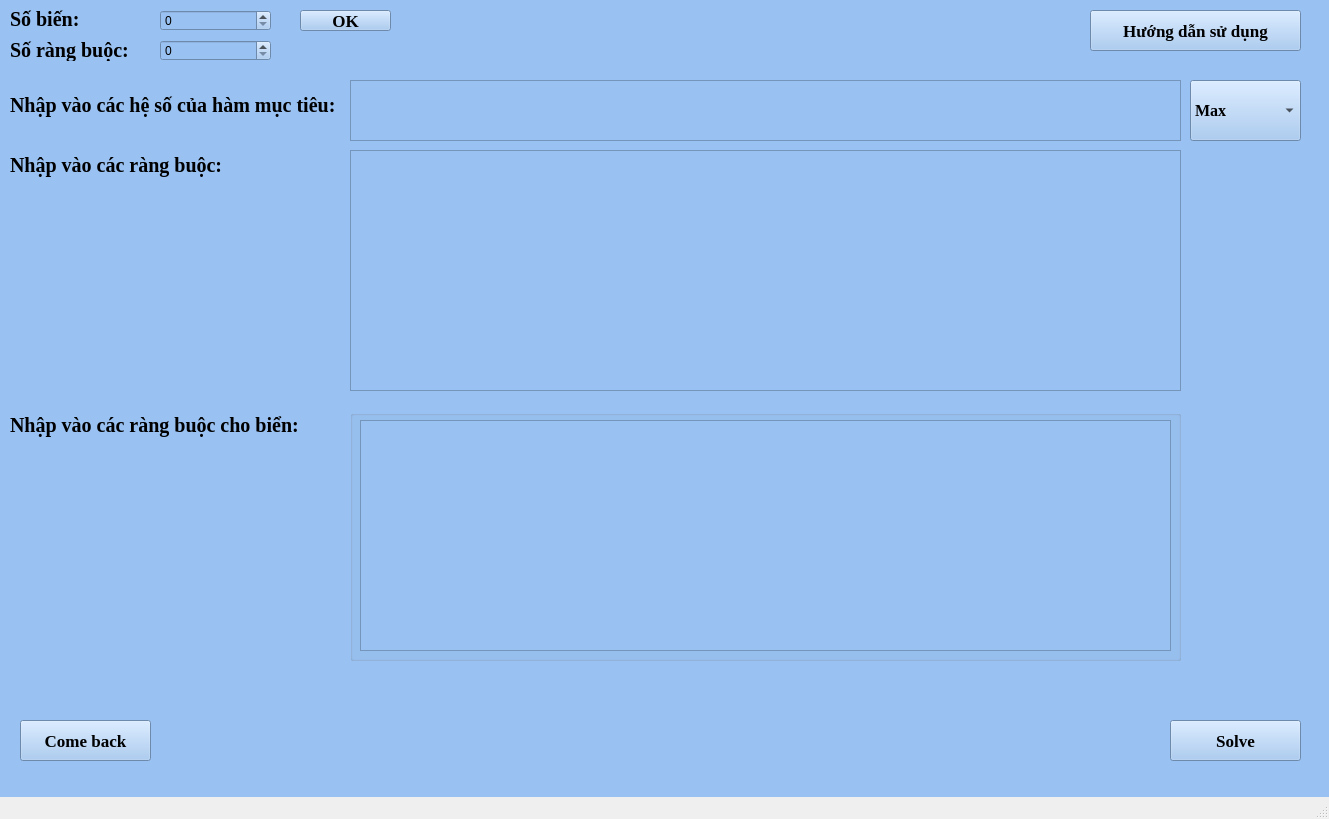
<?xml version="1.0" encoding="UTF-8"?>
<ui version="4.0">
 <class>Dashboard</class>
 <widget class="QMainWindow" name="Dashboard">
  <property name="geometry">
   <rect>
    <x>0</x>
    <y>0</y>
    <width>1329</width>
    <height>819</height>
   </rect>
  </property>
  <property name="windowTitle">
   <string>MainWindow</string>
  </property>
  <widget class="QWidget" name="centralwidget">
   <property name="styleSheet">
    <string notr="true">background-color: rgb(153, 193, 241)</string>
   </property>
   <widget class="QLabel" name="label">
    <property name="geometry">
     <rect>
      <x>10</x>
      <y>10</y>
      <width>81</width>
      <height>18</height>
     </rect>
    </property>
    <property name="font">
     <font>
      <family>Tinos</family>
      <pointsize>15</pointsize>
      <bold>true</bold>
     </font>
    </property>
    <property name="styleSheet">
     <string notr="true">color: black</string>
    </property>
    <property name="text">
     <string>Số biến: </string>
    </property>
   </widget>
   <widget class="QLabel" name="label_2">
    <property name="geometry">
     <rect>
      <x>10</x>
      <y>40</y>
      <width>121</width>
      <height>21</height>
     </rect>
    </property>
    <property name="font">
     <font>
      <family>Tinos</family>
      <pointsize>15</pointsize>
      <bold>true</bold>
     </font>
    </property>
    <property name="styleSheet">
     <string notr="true">color: black</string>
    </property>
    <property name="text">
     <string>Số ràng buộc: </string>
    </property>
   </widget>
   <widget class="QSpinBox" name="spinBox">
    <property name="geometry">
     <rect>
      <x>160</x>
      <y>10</y>
      <width>111</width>
      <height>21</height>
     </rect>
    </property>
    <property name="styleSheet">
     <string notr="true">color: black</string>
    </property>
   </widget>
   <widget class="QSpinBox" name="spinBox_2">
    <property name="geometry">
     <rect>
      <x>160</x>
      <y>40</y>
      <width>111</width>
      <height>21</height>
     </rect>
    </property>
    <property name="styleSheet">
     <string notr="true">color: black</string>
    </property>
   </widget>
   <widget class="QLabel" name="label_3">
    <property name="geometry">
     <rect>
      <x>10</x>
      <y>80</y>
      <width>431</width>
      <height>51</height>
     </rect>
    </property>
    <property name="font">
     <font>
      <family>Tinos</family>
      <pointsize>15</pointsize>
      <bold>true</bold>
     </font>
    </property>
    <property name="styleSheet">
     <string notr="true">color: black</string>
    </property>
    <property name="text">
     <string>Nhập vào các hệ số của hàm mục tiêu: </string>
    </property>
   </widget>
   <widget class="QTableWidget" name="table_functionTarget">
    <property name="geometry">
     <rect>
      <x>350</x>
      <y>80</y>
      <width>831</width>
      <height>61</height>
     </rect>
    </property>
    <property name="styleSheet">
     <string notr="true">color:black</string>
    </property>
   </widget>
   <widget class="QTableWidget" name="matrix">
    <property name="geometry">
     <rect>
      <x>350</x>
      <y>150</y>
      <width>831</width>
      <height>241</height>
     </rect>
    </property>
    <property name="styleSheet">
     <string notr="true">color: black</string>
    </property>
   </widget>
   <widget class="QLabel" name="label_4">
    <property name="geometry">
     <rect>
      <x>10</x>
      <y>140</y>
      <width>271</width>
      <height>51</height>
     </rect>
    </property>
    <property name="font">
     <font>
      <family>Tinos</family>
      <pointsize>15</pointsize>
      <bold>true</bold>
     </font>
    </property>
    <property name="styleSheet">
     <string notr="true">color: black</string>
    </property>
    <property name="text">
     <string>Nhập vào các ràng buộc: </string>
    </property>
   </widget>
   <widget class="QLabel" name="label_5">
    <property name="geometry">
     <rect>
      <x>10</x>
      <y>400</y>
      <width>311</width>
      <height>51</height>
     </rect>
    </property>
    <property name="font">
     <font>
      <family>Tinos</family>
      <pointsize>15</pointsize>
      <bold>true</bold>
     </font>
    </property>
    <property name="styleSheet">
     <string notr="true">color: black</string>
    </property>
    <property name="text">
     <string>Nhập vào các ràng buộc cho biển: </string>
    </property>
   </widget>
   <widget class="QPushButton" name="pushButton">
    <property name="geometry">
     <rect>
      <x>1090</x>
      <y>10</y>
      <width>211</width>
      <height>41</height>
     </rect>
    </property>
    <property name="font">
     <font>
      <family>Tinos</family>
      <pointsize>13</pointsize>
      <bold>true</bold>
     </font>
    </property>
    <property name="styleSheet">
     <string notr="true">color: black</string>
    </property>
    <property name="text">
     <string>Hướng dẫn sử dụng</string>
    </property>
    <property name="icon">
     <iconset theme="dialog-question">
      <normaloff>.</normaloff>.</iconset>
    </property>
   </widget>
   <widget class="QPushButton" name="pushButton_2">
    <property name="geometry">
     <rect>
      <x>300</x>
      <y>10</y>
      <width>91</width>
      <height>21</height>
     </rect>
    </property>
    <property name="font">
     <font>
      <family>Tinos</family>
      <pointsize>13</pointsize>
      <bold>true</bold>
     </font>
    </property>
    <property name="styleSheet">
     <string notr="true">color: black</string>
    </property>
    <property name="text">
     <string>OK</string>
    </property>
   </widget>
   <widget class="QGroupBox" name="constrain_var">
    <property name="geometry">
     <rect>
      <x>350</x>
      <y>410</y>
      <width>831</width>
      <height>251</height>
     </rect>
    </property>
    <property name="styleSheet">
     <string notr="true">color:black</string>
    </property>
    <property name="title">
     <string/>
    </property>
    <widget class="QTableWidget" name="table_varConstraint">
     <property name="geometry">
      <rect>
       <x>10</x>
       <y>10</y>
       <width>811</width>
       <height>231</height>
      </rect>
     </property>
     <property name="styleSheet">
      <string notr="true">color: black</string>
     </property>
     <property name="columnCount">
      <number>3</number>
     </property>
     <attribute name="horizontalHeaderVisible">
      <bool>false</bool>
     </attribute>
     <column/>
     <column/>
     <column/>
    </widget>
   </widget>
   <widget class="QPushButton" name="pushButton_3">
    <property name="geometry">
     <rect>
      <x>1170</x>
      <y>720</y>
      <width>131</width>
      <height>41</height>
     </rect>
    </property>
    <property name="font">
     <font>
      <family>Tinos</family>
      <pointsize>13</pointsize>
      <bold>true</bold>
     </font>
    </property>
    <property name="styleSheet">
     <string notr="true">color: black</string>
    </property>
    <property name="text">
     <string>Solve</string>
    </property>
    <property name="icon">
     <iconset theme="video-display">
      <normaloff>.</normaloff>.</iconset>
    </property>
   </widget>
   <widget class="QPushButton" name="pushButton_4">
    <property name="geometry">
     <rect>
      <x>20</x>
      <y>720</y>
      <width>131</width>
      <height>41</height>
     </rect>
    </property>
    <property name="font">
     <font>
      <family>Tinos</family>
      <pointsize>13</pointsize>
      <bold>true</bold>
     </font>
    </property>
    <property name="styleSheet">
     <string notr="true">color: black</string>
    </property>
    <property name="text">
     <string>Come back</string>
    </property>
    <property name="icon">
     <iconset theme="go-previous">
      <normaloff>.</normaloff>.</iconset>
    </property>
   </widget>
   <widget class="QComboBox" name="max_min">
    <property name="geometry">
     <rect>
      <x>1190</x>
      <y>80</y>
      <width>111</width>
      <height>61</height>
     </rect>
    </property>
    <property name="font">
     <font>
      <family>Tinos</family>
      <pointsize>12</pointsize>
      <bold>true</bold>
     </font>
    </property>
    <property name="styleSheet">
     <string notr="true">color: black</string>
    </property>
    <item>
     <property name="text">
      <string>Max</string>
     </property>
    </item>
    <item>
     <property name="text">
      <string>Min</string>
     </property>
    </item>
   </widget>
  </widget>
  <widget class="QMenuBar" name="menubar">
   <property name="geometry">
    <rect>
     <x>0</x>
     <y>0</y>
     <width>1329</width>
     <height>23</height>
    </rect>
   </property>
  </widget>
  <widget class="QStatusBar" name="statusbar"/>
 </widget>
 <resources/>
 <connections/>
</ui>
